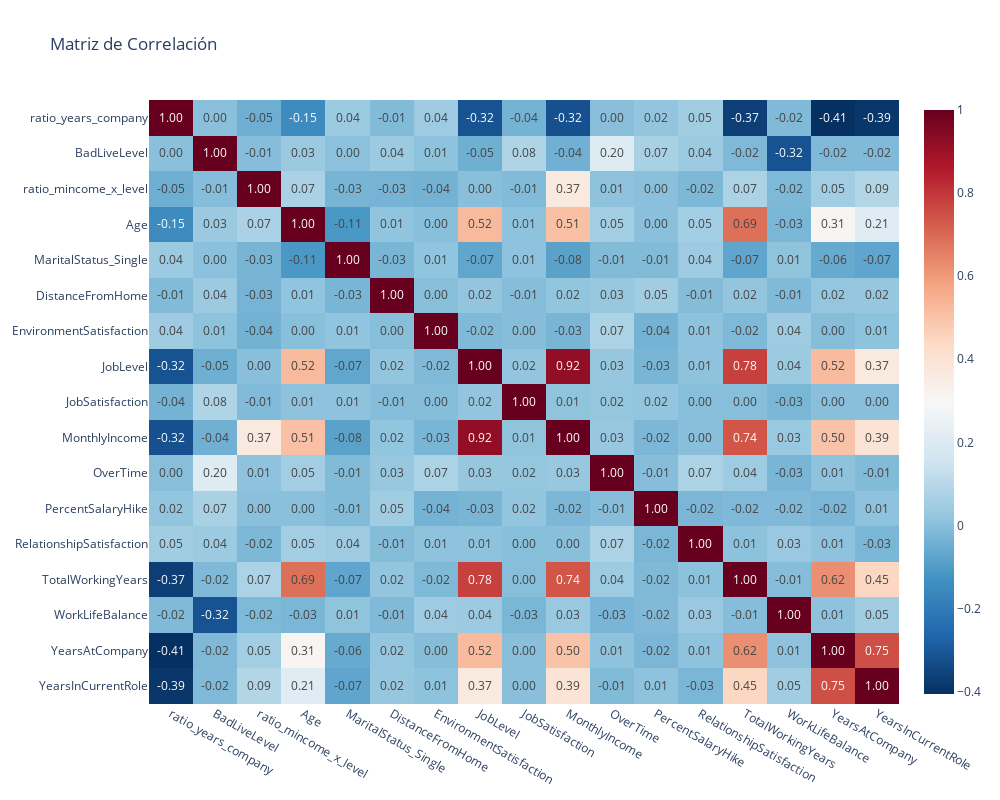

Notebook code cell kept with this figure:
### Markdown cell above
### 6.3 Correlaciones

### Code cell
from src.evaluation import show_heatmap

# Calcula la matriz
variables_corr = ['ratio_years_company','BadLiveLevel','ratio_mincome_x_level','Age','MaritalStatus_Single','DistanceFromHome','EnvironmentSatisfaction','JobLevel','JobSatisfaction','MonthlyIncome','OverTime','PercentSalaryHike','RelationshipSatisfaction','TotalWorkingYears','WorkLifeBalance','YearsAtCompany','YearsInCurrentRole']

gr = show_heatmap(variables_corr, df_clean)

gr.update_layout(
    width=1000, 
    height=800
)

gr

### Figure 1 — Plotly figure (JSON) as saved in the notebook; plotly's stock layout.template omitted (floating-point values rounded to 4 significant figures; data arrays with more than 128 entries replaced by an {"elided": "..."} marker saying what was removed)
{"data": [{"coloraxis": "coloraxis", "hovertemplate": "x: %{x}<br>y: %{y}<br>color: %{z}<extra></extra>", "name": "0", "texttemplate": "%{z:.2f}", "type": "heatmap", "x": ["ratio_years_company", "BadLiveLevel", "ratio_mincome_x_level", "Age", "MaritalStatus_Single", "DistanceFromHome", "EnvironmentSatisfaction", "JobLevel", "JobSatisfaction", "MonthlyIncome", "OverTime", "PercentSalaryHike", "RelationshipSatisfaction", "TotalWorkingYears", "WorkLifeBalance", "YearsAtCompany", "YearsInCurrentRole"], "xaxis": "x", "y": ["ratio_years_company", "BadLiveLevel", "ratio_mincome_x_level", "Age", "MaritalStatus_Single", "DistanceFromHome", "EnvironmentSatisfaction", "JobLevel", "JobSatisfaction", "MonthlyIncome", "OverTime", "PercentSalaryHike", "RelationshipSatisfaction", "TotalWorkingYears", "WorkLifeBalance", "YearsAtCompany", "YearsInCurrentRole"], "yaxis": "y", "z": {"elided": "17x17 float values"}}], "layout": {"coloraxis": {"colorscale": [[0, "rgb(5,48,97)"], [0.1, "rgb(33,102,172)"], [0.2, "rgb(67,147,195)"], [0.3, "rgb(146,197,222)"], [0.4, "rgb(209,229,240)"], [0.5, "rgb(247,247,247)"], [0.6, "rgb(253,219,199)"], [0.7, "rgb(244,165,130)"], [0.8, "rgb(214,96,77)"], [0.9, "rgb(178,24,43)"], [1, "rgb(103,0,31)"]]}, "height": 800, "title": {"text": "Matriz de Correlación"}, "width": 1000, "xaxis": {"anchor": "y", "domain": [0, 1]}, "yaxis": {"anchor": "x", "autorange": "reversed", "domain": [0, 1]}}}
